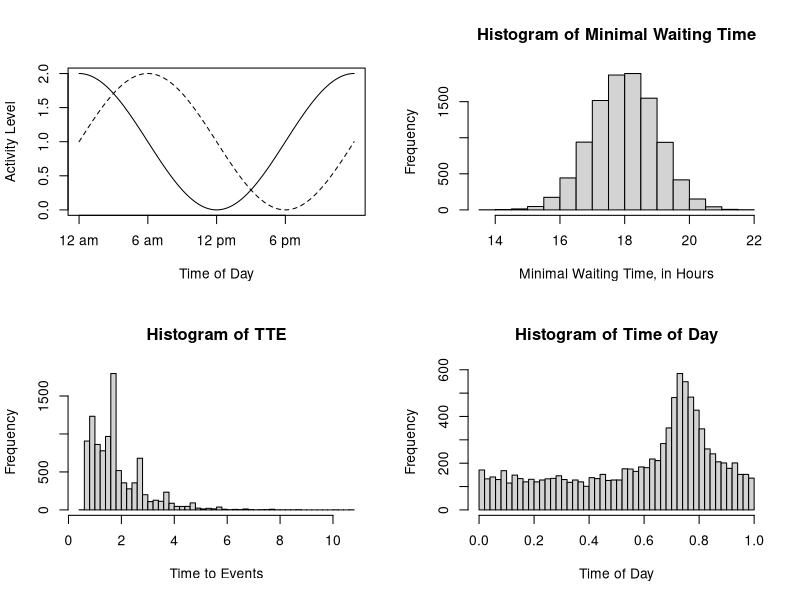

The R script that drew this image:
################################################
# To model mosquito diurnal activity, consider 
# the time dependent sinusoidal hazard rate function
#
# ff = lambda (1+cos(2*pi*(t-peak))) 
#
################################################
par(mfrow = c(2,2))
ttt = seq(0,1, length.out=1000)
ff = function(t, peak=0){1+cos(2*pi*(t-peak))}

plot(ttt*24, ff(ttt), type = 'l', ylab = "Activity Level", xlab = "Time of Day", xaxt = "n") 
lines(ttt*24, ff(ttt,1/4), lty = 2) 
axis(1, c(0:3)*6, c("12 am", "6 am", "12 pm", "6 pm"))



################################################
# At the times t = peak+0, peak+1, peak+2, peak+3,...
# ff has the same cumulative hazard as the constant hazard
# function
#
# f = lambda 
# 
# A random number generator for this process has 
################################################


##################################################
#  lambda :: the average activity level
#  now    :: time when the waiting period starts
#  peak   :: peak activity level 
##################################################

rDiurnal = function(N, lambda, now=0, peak=0){
  t = rexp(N, lambda)
  ti = floor(t)
  ti + (1+sin(2*pi*(t-ti+now-peak)))/2
}


wt=rnorm(10000,.75,1/24)

hist(wt*24, xlab = "Minimal Waiting Time, in Hours", main = "Histogram of Minimal Waiting Time")

tt =  wt + rDiurnal(10000, 1, wt, peak =0)
hist(tt,40, xlab = "Time to Events", main = "Histogram of TTE")
tti = floor(tt)
hist(tt-tti, 40, xlab = "Time of Day", main = "Histogram of Time of Day")
#plot(ecdf(tt-tti))
#segments(0,0,1,1)


